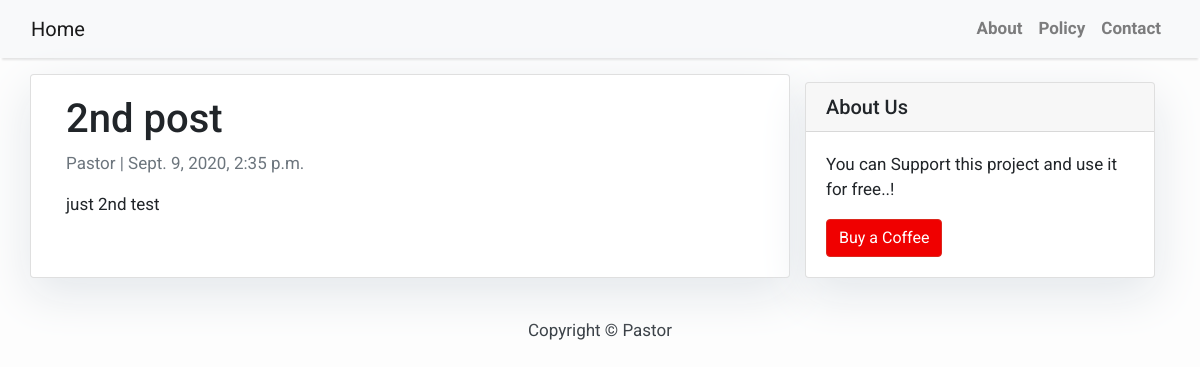
Page /2/ on the committed database.
### blog/models.py (models this page shows, shortened)
class Post(models.Model):
    title = models.CharField(max_length=200, unique=True)
    slug = models.SlugField(max_length=200, unique=True)
    author = models.ForeignKey(User, on_delete= models.CASCADE,related_name='blog_posts')
    updated_on = models.DateTimeField(auto_now= True)
    content = models.TextField()
    created_on = models.DateTimeField(auto_now_add=True)
    status = models.IntegerField(choices=STATUS, default=0)
    class Meta:
        ordering = ['-created_on']

### blog/views.py (the view)
# urls.py: path('<slug:slug>/', views.PostDetail.as_view(), name='post_detail'),
class PostDetail(generic.DetailView):
    model = Post
    template_name = 'post_detail.html'

### blog/templates/post_detail.html
{% extends 'base.html' %} {% block content %}
<div class="container">
  <div class="row">
    <div class="col-md-8 card mb-4  mt-3 left  top">
      <div class="card-body">
        <h1>{% block title %} {{ object.title }} {% endblock title %}</h1>
        <p class=" text-muted">{{ post.author }} | {{ post.created_on }}</p>
        <p class="card-text ">{{ object.content | safe }}</p>
      </div>
    </div>
    {% block sidebar %} {% include 'sidebar.html' %} {% endblock sidebar %}
  </div>
</div>
{% endblock content %}

### blog/templates/base.html (style rules this page uses)
body { font-family: "Roboto", sans-serif; font-size: 17px; background-color: #fdfdfd; }

### blog/templates/sidebar.html (style rules this page uses)
.card { box-shadow: 0 16px 48px #E3E7EB; }

### rows in the picture
Post: title "2nd post", author "Pastor", created_on "Sept. 9, 2020, 2:35 p.m.", content "just 2nd test"
